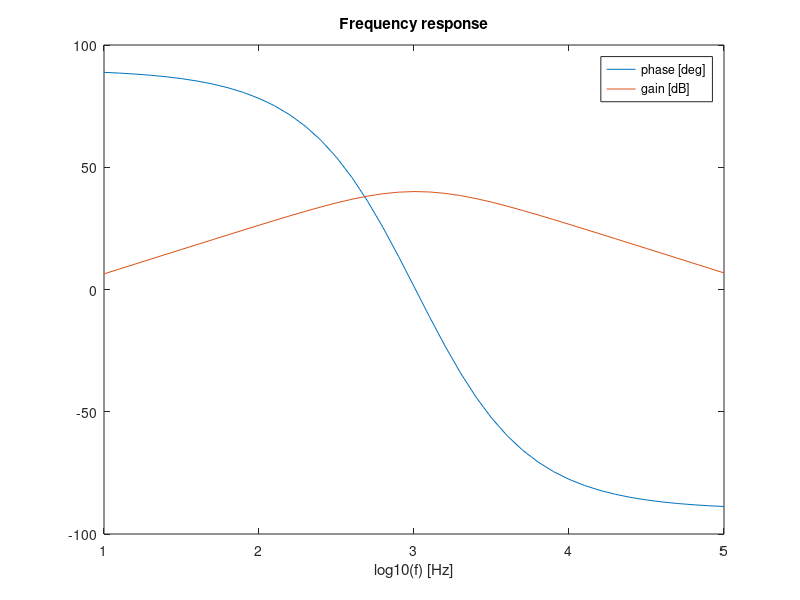

The MATLAB script that drew this image:
%gain stage

C1 = 220e-9
R1 = 1e3
C2 = 110e-9
R2 = 1e3
R3 = 150e3
R4 = 1e3

f = 1000
w = 2*pi*f

Zc1 = 1/j/w/C1
Zc2 = 1/j/w/C2


   Zip = abs(Zc1+R1)
   Zop = abs(1/(1/R2+1/Zc2))

   vm = R1/(R1+Zc1)
   Va = (1+R3/R4)*vm
   Gainp = abs(Zc2/(Zc2+R2)*Va)
   Gainp_db = 20*log10(Gainp)


f = logspace(1, 5, 41);
w = 2*pi*f;

Zc1 = 1./(j*w*C1);
Zc2 = 1./(j*w*C2);


Zi = abs(Zc1+R1);
Zo = abs(1./(1/R2+1./Zc2));

vm = R1./(R1+Zc1);
Va = (1+R3/R4).*vm;
Ts = Zc2./(Zc2+R2).*Va;
Gain = abs(Ts);
Gain_db = 20*log10(Gain);
phase = angle(Ts)*180/pi;


MaxAv = max(Gain_db)
  low = 0;
for i=1:length(Gain_db)
	if (Gain_db(i) >= MaxAv-3 && !low)
	  %lowCOf = (f(i)+f(i-1))/2
	  lowCOf = f(i-1)
	    low = 1;
	endif
	if (Gain_db(i) <= MaxAv-3 && low)
	  %highCOf = (f(i)+f(i-1))/2
	  highCOf = f(i-1)
	    low = 0;
	endif
	if(Gain_db(i) == MaxAv)
	  Maxf = f(i)
	endif
endfor

centralFreq = sqrt(lowCOf*highCOf)	
	
hf = figure ();

plot(log10(f), phase, "-", log10(f), Gain_db, "-")
hold

title("Frequency response")
xlabel ("log10(f) [Hz]")
legend("phase [deg]", "gain [dB]")
print (hf,"gain.eps", "-depsc");
close(hf);



ff = fopen("tabz.tex","w");
fprintf(ff,"\\begin{tabular}{cc}\n");
fprintf(ff,"\\toprule\n");
fprintf(ff," & Value\\\\ \\midrule\n");
fprintf(ff,"$LowFreq$ & %g \\\\\n", lowCOf);
fprintf(ff,"$HighFreq$ & %g \\\\\n", highCOf);
fprintf(ff,"$CentralFreq$ & %g \\\\\n", centralFreq);
fprintf(ff,"$Z_{I}$ & %g \\\\\n", Zip);
fprintf(ff,"$Z_{O}$ & %g \\\\\n", Zop);
fprintf(ff,"$Gain$ & %g \\\\\n", Gainp);
fprintf(ff,"$Gain\\ (dB)$ & %g \\\\ \\bottomrule\n", Gainp_db);
fprintf(ff,"\\end{tabular}");
fclose(ff);



ff = fopen("tab-line1.tex","w");
fprintf(ff,"$LowFreq$ & %g \n", lowCOf);
fclose(ff);

ff = fopen("tab-line2.tex","w");
fprintf(ff,"$HighFreq$ & %g \n", highCOf);
fclose(ff);

ff = fopen("tab-line3.tex","w");
fprintf(ff,"$CentralFreq$ & %g \n", centralFreq);
fclose(ff);

ff = fopen("tab-line4.tex","w");
fprintf(ff,"$Z_{I}$ & %g \n", Zip);
fclose(ff);

ff = fopen("tab-line5.tex","w");
fprintf(ff,"$Z_{O}$ & %g \n", Zop);
fclose(ff);

ff = fopen("tab-line6.tex","w");
fprintf(ff,"$Gain$ & %g \n", Gainp);
fclose(ff);

ff = fopen("tab-line7.tex","w");
fprintf(ff,"$Gain\\ (dB)$ & %g \n", Gainp_db);
fclose(ff);
